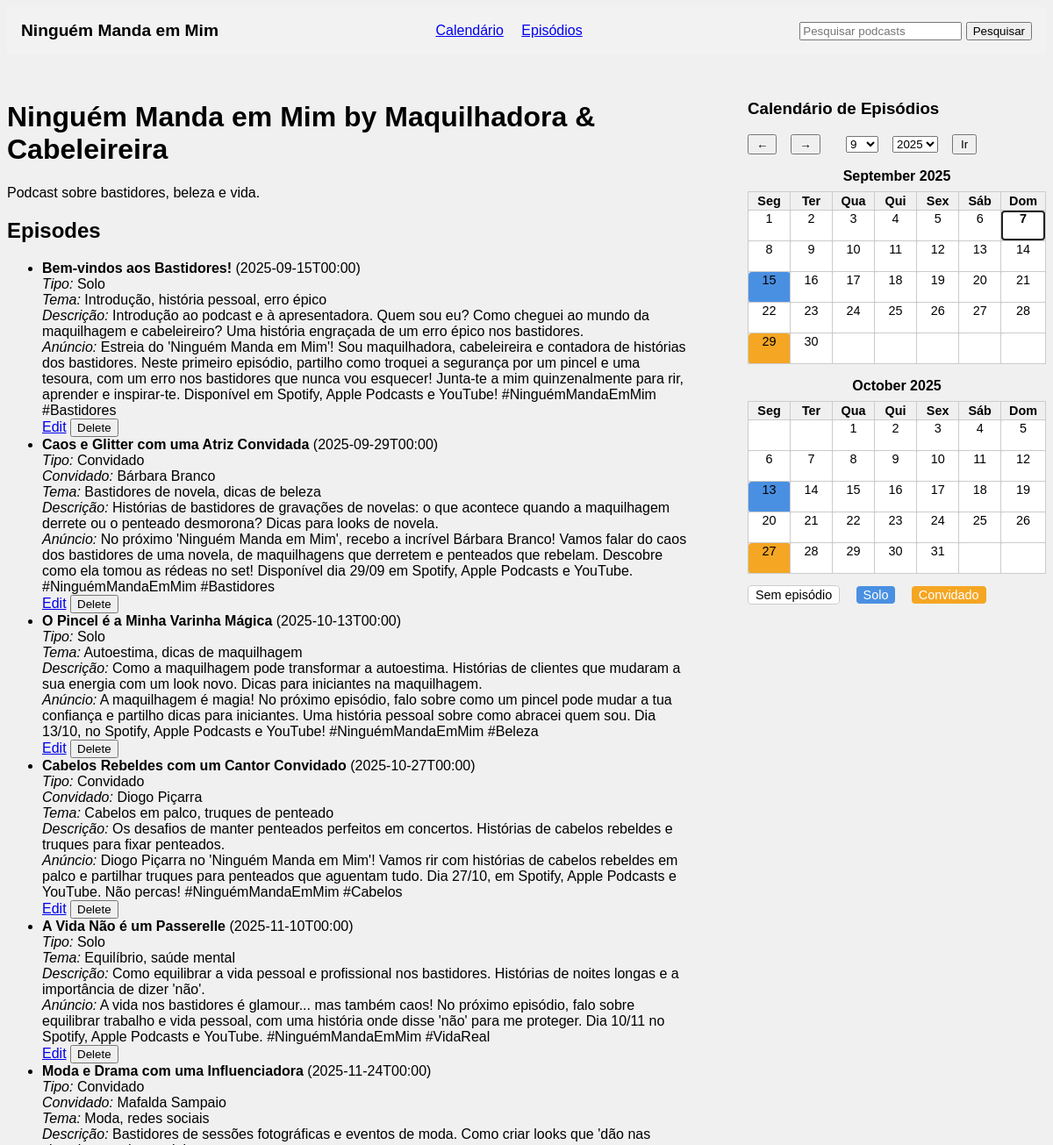
Page /podcast/1 (upper part) on the earlier database version.
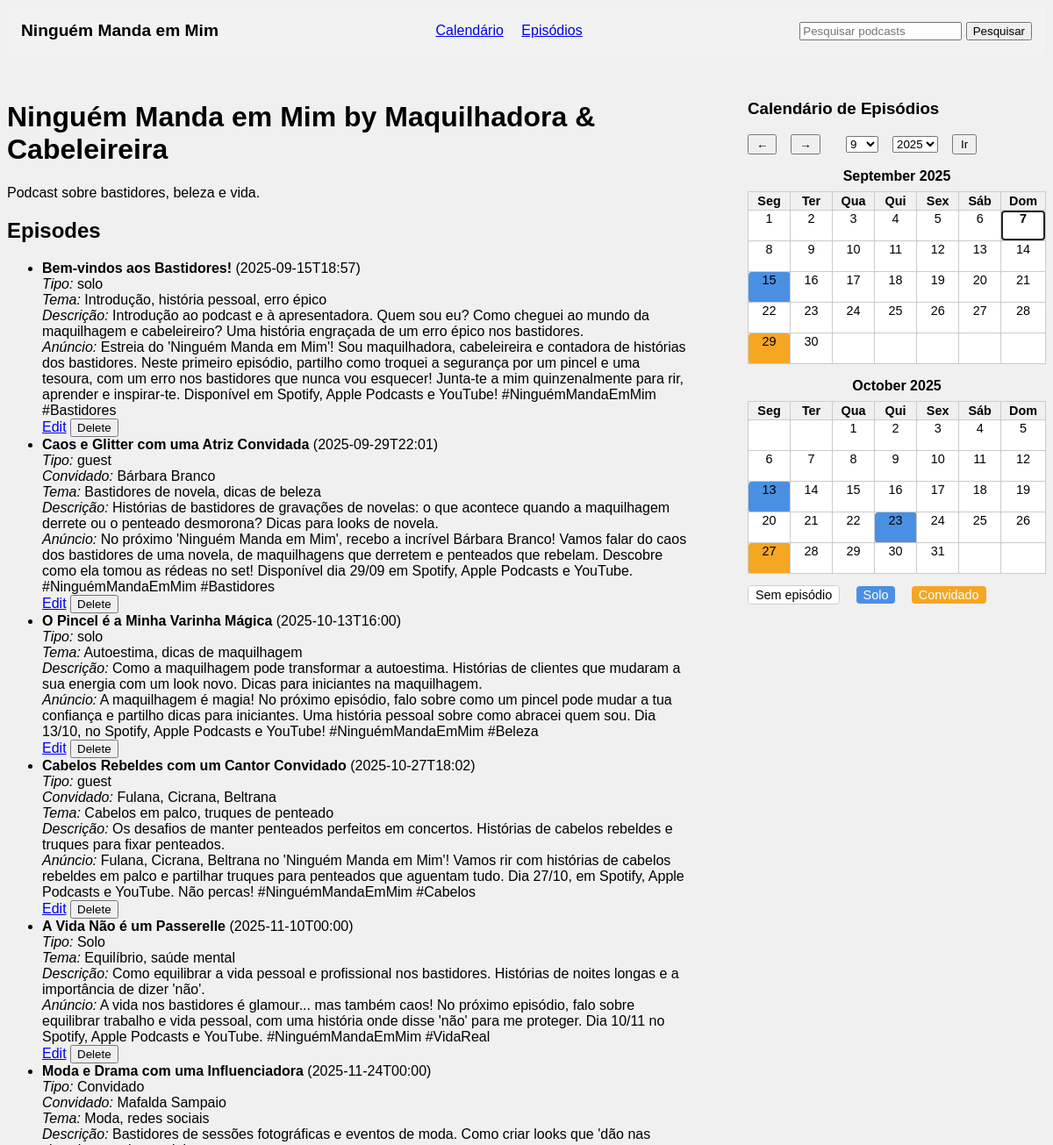
Same page on the later database version.
### tables this page shows
CREATE TABLE episodes (
        id INTEGER PRIMARY KEY AUTOINCREMENT,
        podcast_id INTEGER,
        title TEXT NOT NULL,
        description TEXT,
        scheduled_date TIMESTAMP,
        type TEXT,
        guest TEXT,
        theme TEXT,
        announcement TEXT,
        FOREIGN KEY(podcast_id) REFERENCES podcasts(id)
    );

### routes/podcast_routes.py (the view)
@podcast_bp.route('/podcast/<int:id>')
def podcast_detail(id):
    conn = sqlite3.connect(DB_PATH)
    cursor = conn.cursor()
    cursor.execute('SELECT id, title, host, description FROM podcasts WHERE id = ?', (id,))
    row = cursor.fetchone()
    if not row:
        conn.close()
        return render_template('podcast_detail.html', podcast=None, episodes=[])
    podcast = {'id': row[0], 'title': row[1], 'host': row[2], 'description': row[3]}
    try:
        cursor.execute('SELECT id, scheduled_date, title, type, guest, theme, description, announcement FROM episodes WHERE podcast_id = ? ORDER BY scheduled_date ASC', (id,))
        episodes = [
            {
                'id': eid,
                'scheduled_date': sd,
                'title': t,
                'type': tp,
                'guest': g,
                'theme': th,
                'description': desc,
                'announcement': ann
            }
            for eid, sd, t, tp, g, th, desc, ann in cursor.fetchall()
        ]
    except sqlite3.OperationalError:
        episodes = []
    conn.close()
    return render_template('podcast_detail.html', podcast=podcast, episodes=episodes)

### app.py (called while the page is built)
@app.context_processor
def inject_today():
    return dict(today=date.today())

def jinja_strftime(value, fmt='%Y-%m-%d'):
    return value.strftime(fmt) if value else ''

### routes/podcast_routes.py (called while the page is built)
@podcast_bp.context_processor
def inject_calendar():
    from datetime import date
    today = date.today()
    offset = 0
    nav = request.args.get('calnav')
    jump_month = request.args.get('jump_month')
    jump_year = request.args.get('jump_year')
    if nav == 'prev':
        offset = int(request.args.get('offset', 0)) - 1
    elif nav == 'next':
        offset = int(request.args.get('offset', 0)) + 1
    elif nav == 'jump' and jump_month and jump_year:
        return {'calendar_months': get_calendar_data(0, jump_month, jump_year), 'offset': 0}
    else:
        offset = int(request.args.get('offset', 0))
    calendar_months = get_calendar_data(offset)
    return dict(calendar_months=calendar_months, offset=offset, today=today)

### templates/podcast_detail.html (shortened to what this page needs)
<!DOCTYPE html>
<html lang="en">
<head>
    <link rel="stylesheet" href="/static/custom.css">
</head>
<body>
    {% include 'menu.html' %}
    <div style="display:flex; flex-direction:row; align-items:flex-start;">
        <div style="flex:1;">
            <h1>{{ podcast.title }} by {{ podcast.host }}</h1>
            <p>{{ podcast.description }}</p>
            <h2>Episodes</h2>
            <ul>
                {% for episode in episodes %}
                <li>
                    <strong>{{ episode.title }}</strong> ({{ episode.scheduled_date }})<br>
                    <em>Tipo:</em> {{ episode.type }}<br>
                    {% if episode.guest %}<em>Convidado:</em> {{ episode.guest }}<br>{% endif %}
                    <em>Tema:</em> {{ episode.theme }}<br>
                    <em>Descrição:</em> {{ episode.description }}<br>
                    <em>Anúncio:</em> {{ episode.announcement }}<br>
                    <a href="/episode/{{ episode.id }}/edit">Edit</a>
                    <form action="/episode/{{ episode.id }}/delete" method="post" style="display:inline;">
                        <button type="submit">Delete</button>
                    </form>
                </li>
                {% endfor %}
            </ul>
        </div>
        <div style="margin-left:2em;">
            {% include 'calendar.html' %}
        </div>
    </div>
</body>
</html>

### templates/calendar.html (shortened to what this page needs)
{% set colors = {'none': '#fff', 'solo': '#4a90e2', 'guest': '#f5a623'} %}
<div style="width:340px; margin-left:2em;">
    <h3>Calendário de Episódios</h3>
    <form method="get" action="" style="margin-bottom:1em; display:flex; gap:1em; align-items:center;">
        <button type="submit" name="calnav" value="prev" style="padding:2px 8px;">&#8592;</button>
        <button type="submit" name="calnav" value="next" style="padding:2px 8px;">&#8594;</button>
        <select name="jump_month" style="margin-left:1em;">
            {% for m in range(1,13) %}
            <option value="{{ m }}"{% if m == today.month %} selected{% endif %}>{{ m }}</option>
            {% endfor %}
        </select>
        <select name="jump_year">
            {% for y in range(today.year-2, today.year+3) %}
            <option value="{{ y }}"{% if y == today.year %} selected{% endif %}>{{ y }}</option>
            {% endfor %}
        </select>
        <button type="submit" name="calnav" value="jump" style="padding:2px 8px;">Ir</button>
    </form>
    <div style="display:block;">
        {% for month in calendar_months %}
        <table style="border-collapse:collapse; width:100%; margin-bottom:1em;">
            <caption style="font-weight:bold; margin-bottom:0.5em;">
                <a href="/calendar_view?mode=month&date={{ month['year'] }}-{{ '%02d' % month['num'] }}-01" style="color:inherit; text-decoration:none;">
                    {{ month['name'] }} {{ month['year'] }}
                </a>
            </caption>
            <thead>
                <tr>
                    {% for d in ['Seg', 'Ter', 'Qua', 'Qui', 'Sex', 'Sáb', 'Dom'] %}
                    <th style="padding:2px; font-size:0.9em; border:1px solid #ccc;">{{ d }}</th>
                    {% endfor %}
                </tr>
            </thead>
            <tbody>
                {% for week in month['weeks'] %}
                <tr>
                    {% for day in week %}
                    {% set info = day['info'] %}
                    {% set is_today = day['date'] and day['date'] == today %}
                    {% set cell_style = "width:32px; height:32px; text-align:center; background:%s; border:1px solid #ccc; border-radius:4px; font-size:0.9em;" % colors[info] %}
                    {% if is_today %}
                        {% set cell_style = cell_style + ' box-shadow:0 0 0 2px #222 inset; font-weight:bold;' %}
                    {% endif %}
                    <td style="{{ cell_style }}" title="{% if day['episode'] %}{{ day['episode'] }}{% endif %}">
                        {% if day['date'] %}
                            <a href="/calendar_view?mode=day&date={{ day['date']|strftime('%Y-%m-%d') }}" style="display:flex; align-items:center; justify-content:center; color:inherit; text-decoration:none; width:100%; height:100%;">
                                <span style="display:inline-block; width:100%; height:100%; text-align:center; vertical-align:middle;">{{ day['date'].day }}</span>
                            </a>
                        {% endif %}
                    </td>
                    {% endfor %}
                </tr>
                {% endfor %}
            </tbody>
        </table>
        {% endfor %}
    </div>
    <div style="margin-top:1em; font-size:0.9em;">
        <span style="background:#fff; padding:2px 8px; border:1px solid #ccc; border-radius:4px;">Sem episódio</span>
        <span style="background:#4a90e2; color:#fff; padding:2px 8px; border-radius:4px; margin-left:1em;">Solo</span>
        <span style="background:#f5a623; color:#fff; padding:2px 8px; border-radius:4px; margin-left:1em;">Convidado</span>
    </div>
</div>

Differences in the rows shown:
changed episodes "Bem-vindos aos Bastidores!": scheduled_date "2025-09-15T00:00" → "2025-09-15T18:57"; type "Solo" → "solo"
changed episodes "Caos e Glitter com uma Atriz Convidada": scheduled_date "2025-09-29T00:00" → "2025-09-29T22:01"; type "Convidado" → "guest"
changed episodes "O Pincel é a Minha Varinha Mágica": scheduled_date "2025-10-13T00:00" → "2025-10-13T16:00"; type "Solo" → "solo"
changed episodes "Cabelos Rebeldes com um Cantor Convidado": scheduled_date "2025-10-27T00:00" → "2025-10-27T18:02"; type "Convidado" → "guest"; guest "Diogo Piçarra" → "Fulana, Cicrana, Beltrana"; announcement "Diogo Piçarra no 'Ninguém Manda em…" → "Fulana, Cicrana, Beltrana no 'Ninguém Manda em…"
added episodes: date.day "23"
Other differences:
list line gone: "23"
